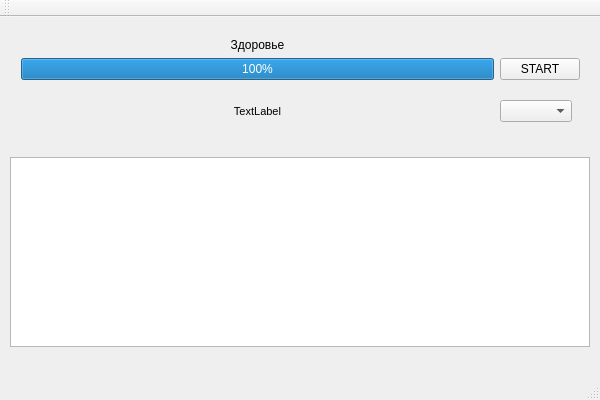
<?xml version="1.0" encoding="UTF-8"?>
<ui version="4.0">
 <class>MainWindow</class>
 <widget class="QMainWindow" name="MainWindow">
  <property name="geometry">
   <rect>
    <x>0</x>
    <y>0</y>
    <width>600</width>
    <height>400</height>
   </rect>
  </property>
  <property name="windowTitle">
   <string>MainWindow</string>
  </property>
  <widget class="QWidget" name="centralWidget">
   <widget class="QPlainTextEdit" name="main_scene">
    <property name="geometry">
     <rect>
      <x>10</x>
      <y>140</y>
      <width>580</width>
      <height>190</height>
     </rect>
    </property>
    <property name="tabChangesFocus">
     <bool>true</bool>
    </property>
    <property name="lineWrapMode">
     <enum>QPlainTextEdit::WidgetWidth</enum>
    </property>
    <property name="readOnly">
     <bool>true</bool>
    </property>
    <property name="overwriteMode">
     <bool>false</bool>
    </property>
    <property name="centerOnScroll">
     <bool>true</bool>
    </property>
    <property name="placeholderText">
     <string notr="true"/>
    </property>
   </widget>
   <widget class="QWidget" name="gridLayoutWidget">
    <property name="geometry">
     <rect>
      <x>10</x>
      <y>10</y>
      <width>581</width>
      <height>121</height>
     </rect>
    </property>
    <layout class="QGridLayout" name="gridLayout">
     <item row="6" column="1">
      <widget class="QComboBox" name="funcs">
       <property name="sizePolicy">
        <sizepolicy hsizetype="Fixed" vsizetype="Fixed">
         <horstretch>0</horstretch>
         <verstretch>0</verstretch>
        </sizepolicy>
       </property>
      </widget>
     </item>
     <item row="5" column="1">
      <widget class="QPushButton" name="start">
       <property name="sizePolicy">
        <sizepolicy hsizetype="Minimum" vsizetype="Fixed">
         <horstretch>0</horstretch>
         <verstretch>0</verstretch>
        </sizepolicy>
       </property>
       <property name="focusPolicy">
        <enum>Qt::StrongFocus</enum>
       </property>
       <property name="autoFillBackground">
        <bool>false</bool>
       </property>
       <property name="text">
        <string>START</string>
       </property>
       <property name="checkable">
        <bool>false</bool>
       </property>
       <property name="autoRepeat">
        <bool>false</bool>
       </property>
       <property name="autoExclusive">
        <bool>false</bool>
       </property>
       <property name="autoDefault">
        <bool>false</bool>
       </property>
       <property name="default">
        <bool>false</bool>
       </property>
       <property name="flat">
        <bool>false</bool>
       </property>
      </widget>
     </item>
     <item row="0" column="0">
      <widget class="QLabel" name="hp_text">
       <property name="sizePolicy">
        <sizepolicy hsizetype="Expanding" vsizetype="Maximum">
         <horstretch>0</horstretch>
         <verstretch>0</verstretch>
        </sizepolicy>
       </property>
       <property name="text">
        <string>Здоровье</string>
       </property>
       <property name="alignment">
        <set>Qt::AlignCenter</set>
       </property>
      </widget>
     </item>
     <item row="5" column="0">
      <widget class="QProgressBar" name="hp">
       <property name="value">
        <number>100</number>
       </property>
      </widget>
     </item>
     <item row="6" column="0">
      <widget class="QLabel" name="tips">
       <property name="sizePolicy">
        <sizepolicy hsizetype="Expanding" vsizetype="Expanding">
         <horstretch>0</horstretch>
         <verstretch>0</verstretch>
        </sizepolicy>
       </property>
       <property name="font">
        <font>
         <pointsize>8</pointsize>
        </font>
       </property>
       <property name="text">
        <string>TextLabel</string>
       </property>
       <property name="textFormat">
        <enum>Qt::AutoText</enum>
       </property>
       <property name="alignment">
        <set>Qt::AlignCenter</set>
       </property>
       <property name="wordWrap">
        <bool>true</bool>
       </property>
      </widget>
     </item>
    </layout>
   </widget>
  </widget>
  <widget class="QMenuBar" name="menuBar">
   <property name="geometry">
    <rect>
     <x>0</x>
     <y>0</y>
     <width>600</width>
     <height>22</height>
    </rect>
   </property>
  </widget>
  <widget class="QToolBar" name="mainToolBar">
   <attribute name="toolBarArea">
    <enum>TopToolBarArea</enum>
   </attribute>
   <attribute name="toolBarBreak">
    <bool>false</bool>
   </attribute>
  </widget>
  <widget class="QStatusBar" name="statusBar"/>
 </widget>
 <layoutdefault spacing="6" margin="11"/>
 <resources/>
 <connections/>
</ui>
